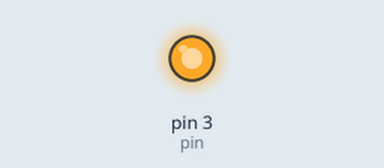
Recording of a sketch running on a simulated Arduino Uno, built with avr-gcc and run on an emulated ATmega328P. Shown: output pins drawn as LEDs (lit = HIGH).

Above: at 0.1 s.
Timing chart, 0 to 1.6 s (numbered marks = the images above):
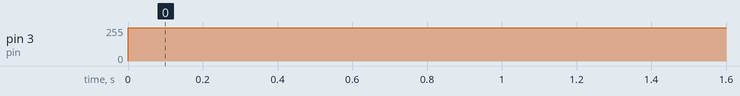

The sketch:

proba_pwm2.ino
```cpp
const int pin = 3;

void setup() {
  // put your setup code here, to run once:
  pinMode(pin, OUTPUT);
}

void loop() {
  //int brightness = 254;
  int brightness = 250;
  analogWrite(pin, brightness);

  delay(20);
}
```

Measured:
- by itself, pin 3 (pin): 0/255 → 250/255 at 0.00 s
